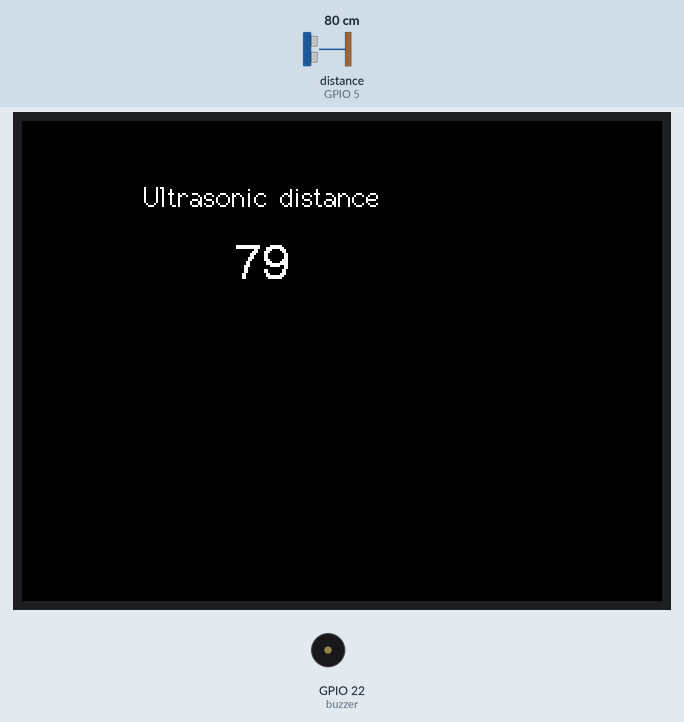
Recording of a sketch running on a simulated ESP32. On the bench: 320×240 colour display, buzzer (waves = sounding, pin HIGH). Wiring (inferred from the names in the program): ultrasonic range finder: trigger GPIO 21; echo GPIO 5. Inputs (shaded band) come from the test bench; at power-on: distance to the obstacle (sensor on GPIO 5) 80 cm. The echo pulse lasts 58.3 µs per cm; pins used as bus, display or sensor lines are not drawn; what the sketch prints to the serial monitor is not drawn.

Above: at 1.4 s.
1.5 s: distance to the obstacle (sensor on GPIO 5) set to 12 cm
At 2.1 s:
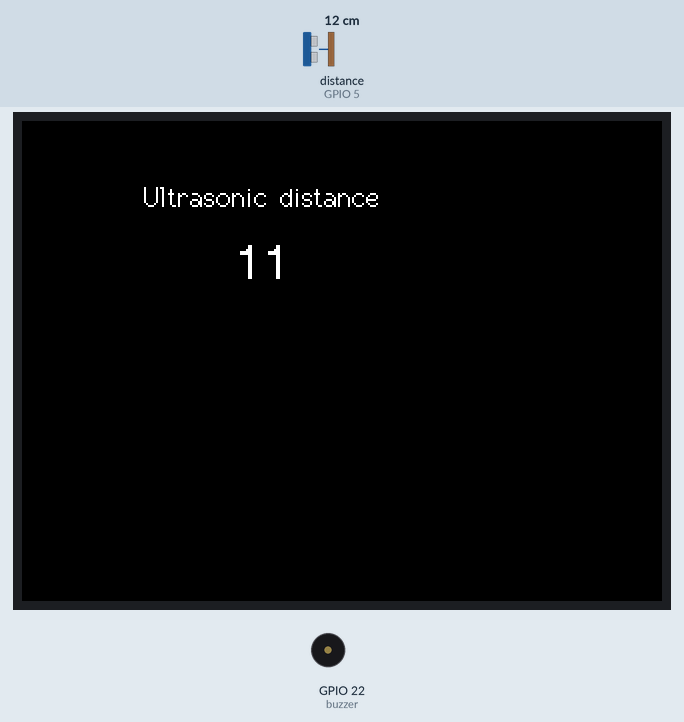
3.2 s: distance to the obstacle (sensor on GPIO 5) set to 9 cm
At 3.9 s:
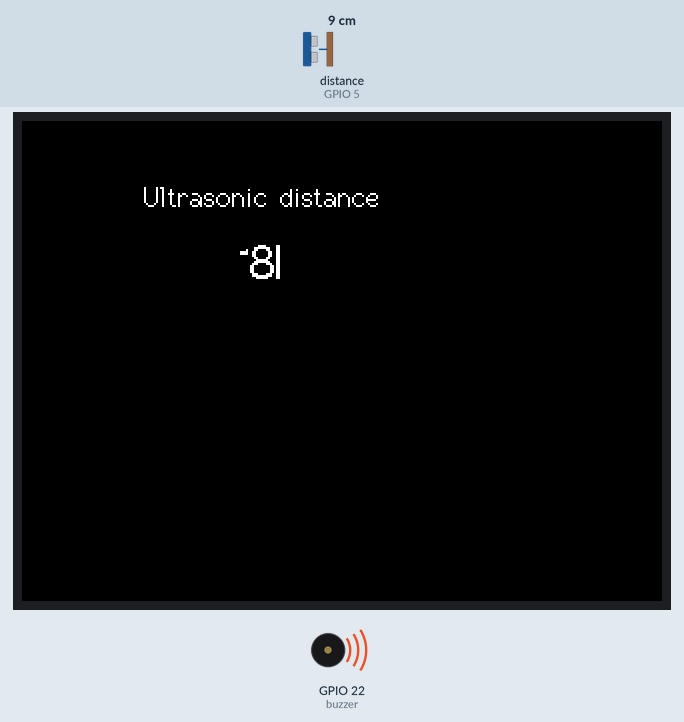
4.8 s: distance to the obstacle (sensor on GPIO 5) set to 2 cm
At 5.4 s:
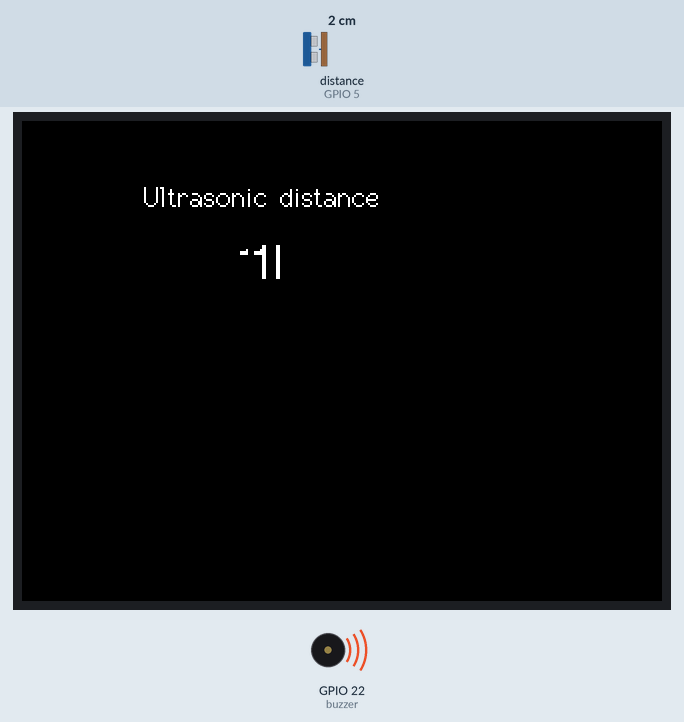
Timing chart, 0 to 7.8 s (numbered marks = the images above; inputs shaded):
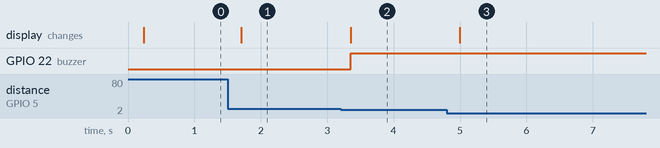

The sketch:

Free_Font_Demo.ino
```cpp
#include <TFT_eSPI.h> // Hardware-specific library
#include <SPI.h>
#include "Free_Fonts.h"
#define TRIG_PIN 21
#define ECHO_PIN 5

int buzzer = 22 ;
long duration;
int distance;
#define TFT_GREY 0x5AEB

TFT_eSPI tft = TFT_eSPI();       // Invoke custom library

void setup() {
  Serial.begin(9600);
  pinMode (buzzer, OUTPUT) ;
  pinMode(TRIG_PIN, OUTPUT); // Sets the TRIG_PIN as an Output
  pinMode(ECHO_PIN, INPUT); // Sets the ECHO_PIN as an Input

  tft.init();
  tft.setRotation(1);
  tft.fillScreen(TFT_BLACK);

  tft.setTextSize(1);
  tft.setTextFont(4);
  tft.setTextColor(TFT_WHITE, TFT_BLACK);
}

void loop() {
  digitalWrite(TRIG_PIN, LOW);
  delayMicroseconds(2);

  // Sets the TRIG_PIN on HIGH state for 10 microseconds
  digitalWrite(TRIG_PIN, HIGH);
  delayMicroseconds(10);
  digitalWrite(TRIG_PIN, LOW);

  // Reads the ECHO_PIN, returns the sound wave travel time in microseconds
  duration = pulseIn(ECHO_PIN, HIGH);

  // Calculating the distance
  distance= duration*0.034/2;


  // Prints the distance on the Serial Monitor
  Serial.print("Distance: ");
  Serial.println(distance);
  tft.drawCentreString("Ultrasonic distance", 120, 30, 2);
  tft.drawCentreString(String(distance), 120, 60, 4);
   if(distance < 10)
  {
    digitalWrite (buzzer, HIGH) ;
  }
  else
  {
    digitalWrite (buzzer, LOW) ;
  }
 delay(200);
}
```

Free_Fonts.h
```cpp
// Attach this header file to your sketch to use the GFX Free Fonts. You can write
// sketches without it, but it makes referencing them easier.

// This calls up ALL the fonts but they only get loaded if you actually
// use them in your sketch.
//
// No changes are needed to this header file unless new fonts are added to the
// library "Fonts/GFXFF" folder.
//
// To save a lot of typing long names, each font can easily be referenced in the
// sketch in three ways, either with:
//
//    1. Font file name with the & in front such as &FreeSansBoldOblique24pt7b
//       an example being:
//
//       tft.setFreeFont(&FreeSansBoldOblique24pt7b);
//
//    2. FF# where # is a number determined by looking at the list below
//       an example being:
//
//       tft.setFreeFont(FF32);
//
//    3. An abbreviation of the file name. Look at the list below to see
//       the abbreviations used, for example:
//
//       tft.setFreeFont(FSSBO24)
//
//       Where the letters mean:
//       F = Free font
//       M = Mono
//      SS = Sans Serif (double S to distinguish is form serif fonts)
//       S = Serif
//       B = Bold
//       O = Oblique (letter O not zero)
//       I = Italic
//       # =  point size, either 9, 12, 18 or 24
//
//  Setting the font to NULL will select the GLCD font:
//
//      tft.setFreeFont(NULL); // Set font to GLCD

#ifdef LOAD_GFXFF // Only include the fonts if LOAD_GFXFF is defined in User_Setup.h

// Use these when printing or drawing text in GLCD and high rendering speed fonts
#define GFXFF 1
#define GLCD  0
#define FONT2 2
#define FONT4 4
#define FONT6 6
#define FONT7 7
#define FONT8 8

// Use the following when calling setFont()
//
// Reserved for GLCD font  // FF0
//

#define TT1 &TomThumb

#define FM9 &FreeMono9pt7b
#define FM12 &FreeMono12pt7b
#define FM18 &FreeMono18pt7b
#define FM24 &FreeMono24pt7b

#define FMB9 &FreeMonoBold9pt7b
#define FMB12 &FreeMonoBold12pt7b
#define FMB18 &FreeMonoBold18pt7b
#define FMB24 &FreeMonoBold24pt7b

#define FMO9 &FreeMonoOblique9pt7b
#define FMO12 &FreeMonoOblique12pt7b
#define FMO18 &FreeMonoOblique18pt7b
#define FMO24 &FreeMonoOblique24pt7b

#define FMBO9 &FreeMonoBoldOblique9pt7b
#define FMBO12 &FreeMonoBoldOblique12pt7b
#define FMBO18 &FreeMonoBoldOblique18pt7b
#define FMBO24 &FreeMonoBoldOblique24pt7b

#define FSS9 &FreeSans9pt7b
#define FSS12 &FreeSans12pt7b
#define FSS18 &FreeSans18pt7b
#define FSS24 &FreeSans24pt7b

#define FSSB9 &FreeSansBold9pt7b
#define FSSB12 &FreeSansBold12pt7b
#define FSSB18 &FreeSansBold18pt7b
#define FSSB24 &FreeSansBold24pt7b

#define FSSO9 &FreeSansOblique9pt7b
#define FSSO12 &FreeSansOblique12pt7b
#define FSSO18 &FreeSansOblique18pt7b
#define FSSO24 &FreeSansOblique24pt7b

#define FSSBO9 &FreeSansBoldOblique9pt7b
#define FSSBO12 &FreeSansBoldOblique12pt7b
#define FSSBO18 &FreeSansBoldOblique18pt7b
#define FSSBO24 &FreeSansBoldOblique24pt7b

#define FS9 &FreeSerif9pt7b
#define FS12 &FreeSerif12pt7b
#define FS18 &FreeSerif18pt7b
#define FS24 &FreeSerif24pt7b

#define FSI9 &FreeSerifItalic9pt7b
#define FSI12 &FreeSerifItalic12pt7b
#define FSI19 &FreeSerifItalic18pt7b
#define FSI24 &FreeSerifItalic24pt7b

#define FSB9 &FreeSerifBold9pt7b
#define FSB12 &FreeSerifBold12pt7b
#define FSB18 &FreeSerifBold18pt7b
#define FSB24 &FreeSerifBold24pt7b

#define FSBI9 &FreeSerifBoldItalic9pt7b
#define FSBI12 &FreeSerifBoldItalic12pt7b
#define FSBI18 &FreeSerifBoldItalic18pt7b
#define FSBI24 &FreeSerifBoldItalic24pt7b

#define FF0 NULL //ff0 reserved for GLCD
#define FF1 &FreeMono9pt7b
#define FF2 &FreeMono12pt7b
#define FF3 &FreeMono18pt7b
#define FF4 &FreeMono24pt7b

#define FF5 &FreeMonoBold9pt7b
#define FF6 &FreeMonoBold12pt7b
#define FF7 &FreeMonoBold18pt7b
#define FF8 &FreeMonoBold24pt7b

#define FF9 &FreeMonoOblique9pt7b
#define FF10 &FreeMonoOblique12pt7b
#define FF11 &FreeMonoOblique18pt7b
#define FF12 &FreeMonoOblique24pt7b

#define FF13 &FreeMonoBoldOblique9pt7b
#define FF14 &FreeMonoBoldOblique12pt7b
#define FF15 &FreeMonoBoldOblique18pt7b
#define FF16 &FreeMonoBoldOblique24pt7b

#define FF17 &FreeSans9pt7b
#define FF18 &FreeSans12pt7b
#define FF19 &FreeSans18pt7b
#define FF20 &FreeSans24pt7b

#define FF21 &FreeSansBold9pt7b
#define FF22 &FreeSansBold12pt7b
#define FF23 &FreeSansBold18pt7b
#define FF24 &FreeSansBold24pt7b

#define FF25 &FreeSansOblique9pt7b
#define FF26 &FreeSansOblique12pt7b
#define FF27 &FreeSansOblique18pt7b
#define FF28 &FreeSansOblique24pt7b

#define FF29 &FreeSansBoldOblique9pt7b
#define FF30 &FreeSansBoldOblique12pt7b
#define FF31 &FreeSansBoldOblique18pt7b
#define FF32 &FreeSansBoldOblique24pt7b

#define FF33 &FreeSerif9pt7b
#define FF34 &FreeSerif12pt7b
#define FF35 &FreeSerif18pt7b
#define FF36 &FreeSerif24pt7b

#define FF37 &FreeSerifItalic9pt7b
#define FF38 &FreeSerifItalic12pt7b
#define FF39 &FreeSerifItalic18pt7b
#define FF40 &FreeSerifItalic24pt7b

#define FF41 &FreeSerifBold9pt7b
#define FF42 &FreeSerifBold12pt7b
#define FF43 &FreeSerifBold18pt7b
#define FF44 &FreeSerifBold24pt7b

#define FF45 &FreeSerifBoldItalic9pt7b
#define FF46 &FreeSerifBoldItalic12pt7b
#define FF47 &FreeSerifBoldItalic18pt7b
#define FF48 &FreeSerifBoldItalic24pt7b

// >>>>>>>>>>>>>>>>>>>>>>>>>>>>>>>>>>>>>>>>>>>>>>>>>>>>>>>>>>>>>>>>>>>>>>>>>>>>>>>>>
// Now we define "s"tring versions for easy printing of the font name so:
//   tft.println(sFF5);
// will print
//   Mono bold 9
// >>>>>>>>>>>>>>>>>>>>>>>>>>>>>>>>>>>>>>>>>>>>>>>>>>>>>>>>>>>>>>>>>>>>>>>>>>>>>>>>>

#define sFF0 "GLCD"
#define sTT1 "Tom Thumb"
#define sFF1 "Mono 9"
#define sFF2 "Mono 12"
#define sFF3 "Mono 18"
#define sFF4 "Mono 24"

#define sFF5 "Mono bold 9"
#define sFF6 "Mono bold 12"
#define sFF7 "Mono bold 18"
#define sFF8 "Mono bold 24"

#define sFF9 "Mono oblique 9"
#define sFF10 "Mono oblique 12"
#define sFF11 "Mono oblique 18"
#define sFF12 "Mono oblique 24"

#define sFF13 "Mono bold oblique 9"
#define sFF14 "Mono bold oblique 12"
#define sFF15 "Mono bold oblique 18"
#define sFF16 "Mono bold obl. 24" // Full text line is too big for 480 pixel wide screen

#define sFF17 "Sans 9"
#define sFF18 "Sans 12"
#define sFF19 "Sans 18"
#define sFF20 "Sans 24"

#define sFF21 "Sans bold 9"
#define sFF22 "Sans bold 12"
#define sFF23 "Sans bold 18"
#define sFF24 "Sans bold 24"

#define sFF25 "Sans oblique 9"
#define sFF26 "Sans oblique 12"
#define sFF27 "Sans oblique 18"
#define sFF28 "Sans oblique 24"

#define sFF29 "Sans bold oblique 9"
#define sFF30 "Sans bold oblique 12"
#define sFF31 "Sans bold oblique 18"
#define sFF32 "Sans bold oblique 24"

#define sFF33 "Serif 9"
#define sFF34 "Serif 12"
#define sFF35 "Serif 18"
#define sFF36 "Serif 24"

#define sFF37 "Serif italic 9"
#define sFF38 "Serif italic 12"
#define sFF39 "Serif italic 18"
#define sFF40 "Serif italic 24"

#define sFF41 "Serif bold 9"
#define sFF42 "Serif bold 12"
#define sFF43 "Serif bold 18"
#define sFF44 "Serif bold 24"

#define sFF45 "Serif bold italic 9"
#define sFF46 "Serif bold italic 12"
#define sFF47 "Serif bold italic 18"
#define sFF48 "Serif bold italic 24"

#else // LOAD_GFXFF not defined so setup defaults to prevent error messages

// >>>>>>>>>>>>>>>>>>>>>>>>>>>>>>>>>>>>>>>>>>>>>>>>>>>>>>>>>>>>>>>>>>>>>>>>>>>>>>>>>
// Free fonts are not loaded in User_Setup.h so we must define all as font 1
// to prevent compile error messages
// >>>>>>>>>>>>>>>>>>>>>>>>>>>>>>>>>>>>>>>>>>>>>>>>>>>>>>>>>>>>>>>>>>>>>>>>>>>>>>>>>

#define GFXFF 1
#define GLCD  1
#define FONT2 2
#define FONT4 4
#define FONT6 6
#define FONT7 7
#define FONT8 8

#define TT1 1

#define FF0 1
#define FF1 1
#define FF2 1
#define FF3 1
#define FF4 1
#define FF5 1
#define FF6 1
#define FF7 1
#define FF8 1
#define FF9 1
#define FF10 1
#define FF11 1
#define FF12 1
#define FF13 1
#define FF14 1
#define FF15 1
#define FF16 1
#define FF17 1
#define FF18 1
#define FF19 1
#define FF20 1
#define FF21 1
#define FF22 1
#define FF23 1
#define FF24 1
#define FF25 1
#define FF26 1
#define FF27 1
#define FF28 1
#define FF29 1
#define FF30 1
#define FF31 1
#define FF32 1
#define FF33 1
#define FF34 1
#define FF35 1
#define FF36 1
#define FF37 1
#define FF38 1
#define FF39 1
#define FF40 1
#define FF41 1
#define FF42 1
#define FF43 1
#define FF44 1
#define FF45 1
#define FF46 1
#define FF47 1
#define FF48 1

#define FM9  1
#define FM12 1
#define FM18 1
#define FM24 1

#define FMB9  1
#define FMB12 1
#define FMB18 1
#define FMB24 1

#define FMO9  1
#define FMO12 1
#define FMO18 1
#define FMO24 1

#define FMBO9  1
#define FMBO12 1
#define FMBO18 1
#define FMBO24 1

#define FSS9  1
#define FSS12 1
#define FSS18 1
#define FSS24 1

#define FSSB9  1
#define FSSB12 1
#define FSSB18 1
#define FSSB24 1

#define FSSO9  1
#define FSSO12 1
#define FSSO18 1
#define FSSO24 1

#define FSSBO9  1
#define FSSBO12 1
#define FSSBO18 1
#define FSSBO24 1

#define FS9  1
#define FS12 1
#define FS18 1
#define FS24 1

#define FSI9  1
#define FSI12 1
#define FSI19 1
#define FSI24 1

#define FSB9  1
#define FSB12 1
#define FSB18 1
#define FSB24 1

#define FSBI9  1
#define FSBI12 1
#define FSBI18 1
#define FSBI24 1

#endif // LOAD_GFXFF
```

Measured:
- the behaviour switches between 11 and 10 cm on distance to the obstacle (sensor on GPIO 5) (found by bisection; images 1 and 2)
- after the input at 1.5 s, the display: changes after 0.20 s (image 1)
- after the input at 3.2 s, GPIO 22 (buzzer): LOW → HIGH after 0.15 s; the display: changes after 0.15 s (image 2)
- after the input at 4.8 s, the display: changes after 0.19 s (image 3)
